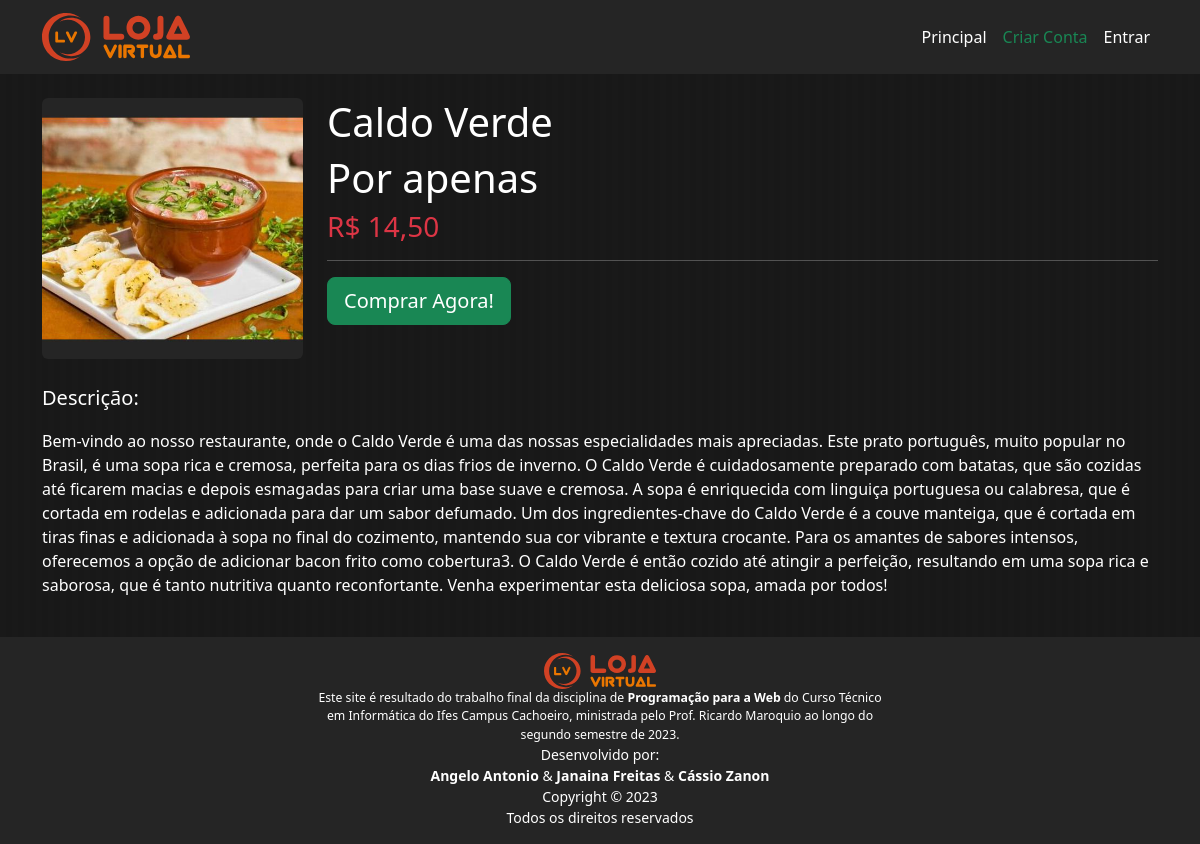
The page /produto/18 on the database its author committed.
### tables this page shows
CREATE TABLE produto (
    id           INTEGER         PRIMARY KEY AUTOINCREMENT,
    nome         TEXT            NOT NULL,
    preco        INTEGER         NOT NULL,
    descricao    TEXT            NOT NULL,
    categoria    TEXT            NOT NULL
    );

### routes/RootRouter.py (the view)
@router.get("/produto/{id_produto:int}")
async def get_produto_descricao(request: Request, id_produto: int = Path(), usuario: Usuario = Depends(obter_usuario_logado),):
    produto = ProdutoRepo.obter_por_id(id_produto)
    return templates.TemplateResponse("root/detalhes.html", {"request": request, "usuario": usuario, "produto": produto},)

### templates/root/detalhes.html (shortened to what this page needs)
{% extends "base.html" %}
{% block principal %}
<div class="col-12 text-white">
    <div class="row">
        <div class="col-3 mb-4">
            <img src="/static/img/produtos/{{ '%04d'|format(produto.id) }}.jpg" alt="" class="img-fluid rounded">
        </div>
        <div class="col-9 mb-4">
            <h1>{{ produto.nome }}</h1>
            <h6 class="display-6">Por apenas</h6>
            <h3 class="text-danger">R$ {{ produto.preco }}</h3>
            <hr>
            {% set text = "Comprar Agora!" %}
            {% set type = "button" %}
            {% set classe = "btn-success btn-lg" %}
            {% include "includes/button.html" %}
        </div>
    </div>
</div>
<div class="col-12 text-white">
    <p class="lead">Descrição:</p>
    <p>{{ produto.descricao }}</p>
</div>
{% endblock %}

### static/css/estilos.css (style rules this page uses)
* { margin: 0; padding: 0; box-sizing: border-box; }
body { background-image: linear-gradient(to right, #191919 50%, #181818 50%); background-size: 12px 100%; }

### rows shown on the page
produto: nome "Caldo Verde", preco "14,50", descricao "Bem-vindo ao nosso restaurante, onde o Caldo Verde é uma das nossas especialidades mais apreciadas. Este prato português, muito popular no Brasil, é uma sopa rica e cremosa, perfeita para os dias frios de inverno. O Caldo Verde é cuidadosamente preparado com batatas, que são cozidas até ficarem macias e depois esmagadas para criar uma base suave e cremosa. A sopa é enriquecida com linguiça portuguesa ou calabresa, que é cortada em rodelas e adicionada para dar um sabor defumado. Um dos ingredientes-chave do Caldo Verde é a couve manteiga, que é cortada em tiras finas e adicionada à sopa no final do cozimento, mantendo sua cor vibrante e textura crocante. Para os amantes de sabores intensos,…"

### other values the page prints
{{ text }} "Comprar Agora!"
